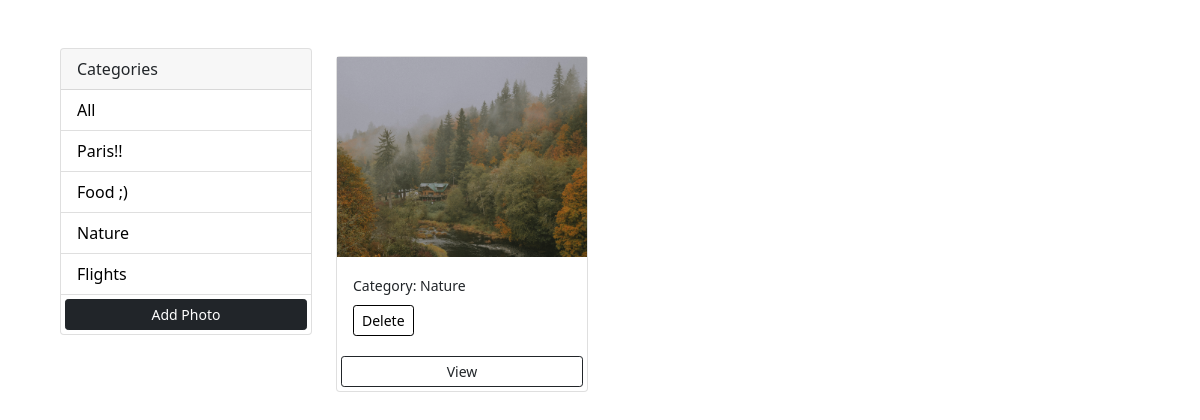
Screenshot of /?category=Nature with the database file from the repository.
### photos/models.py (models this page shows, shortened)
class Category(models.Model):
    name = models.CharField(max_length=100, null=False, blank=False)

class Photo(models.Model):
    category = models.ForeignKey(Category, on_delete=models.SET_NULL, null=True, blank=True)
    image = models.ImageField(null=False, blank=False)
    description = models.TextField()

### photos/views.py (the view)
# urls.py: path('', views.gallery, name='gallery'),
def gallery(request):
    category = request.GET.get('category')
    if category == None:
        photos = Photo.objects.all()
    else:
        photos = Photo.objects.filter(category__name=category)
    categories = Category.objects.all()
    context = {'categories': categories, 'photos': photos}
    return render(request, 'photos/gallery.html', context)

### photos/templates/photos/gallery.html (shortened to what this page needs)
<!DOCTYPE html>
<html lang="en">
<head>
    <link href="https://cdn.jsdelivr.net/npm/bootstrap@5.0.0-beta1/dist/css/bootstrap.min.css" rel="stylesheet"
>
</head>
<body class="m-5">
    <div class="container">
        <div class="row">
            <div class="col-md-3">
                <div class="card">
                    <div class="card-header">
                        Categories
                    </div>
                    <ul class="list-group list-group-flush">
                        <li class="list-group-item">
                            <a href="{% url 'gallery' %}">All</a>
                        </li>
                        {% for category in categories %}
                        <li class=" list-group-item">
                            <a href="{% url 'gallery' %}?category={{category.name}}">
                                {{category.name}}
                            </a>
                        </li>
                        {% endfor %}
                        <a href="{% url 'add' %}" class="btn btn-dark btn-block btn-sm m-1">Add Photo</a>
                    </ul>
                </div>
            </div>
            <div class="col-md-9">
                <div class="row">
                    {% for photo in photos %}
                    <div class="col-md-4">
                        <div class="card my-2">
                            <img class="image-thumbnail" src="{{photo.image.url}}" alt="Photo">
                            <div class="card-body">
                                <small>Category: {{photo.category.name}}</small>
                                <form action="{% url 'delete_photo' photo.id %}" method="POST">
                                    <button type="submit" class="btn btn-outline-danger btn-sm mt-2 custom-delete-button"  >Delete</button>
                                </form>
                            </div>
                            <a href="{% url 'photo' photo.id %}" class="btn btn-outline-dark btn-sm m-1">View</a>
                        </div>
                    </div>
                    {% empty %}
                    <h3>No photos...</h3>
                    {% endfor %}
                </div>
            </div>
        </div>
    </div>
</body>
</html>

### photos/templates/photos/gallery.html (style rules this page uses)
.image-thumbnail { height: 200px; object-fit: cover; }
.list-group-item a { text-decoration: none; color: black; }
.custom-delete-button { background-color: transparent; color: black; border: 1px solid black; transition: background-color 0.3s, color 0.3s; }

### rows the page displays
Category: name "Paris!!"
Category: name "Food ;)"
Category: name "Nature"
Category: name "Flights"
Photo: image (picture), category.name "Nature"
